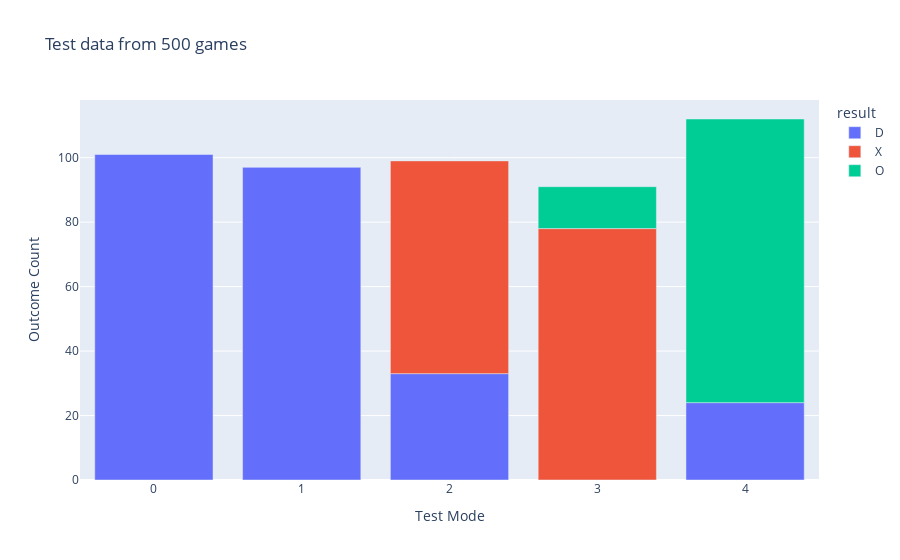

Here is the notebook cell this chart was saved with:
### Code cell
bar = px.bar(sorted_data,
            x = 'test_mode',
            y = 'count',
            color = 'result',
            title = f"Test data from {int(game_count)} games")

bar.update_layout(xaxis_title = 'Test Mode',
                  yaxis_title = 'Outcome Count')

### Figure 1 — Plotly figure (JSON) as saved in the notebook; plotly's stock layout.template omitted (floating-point values rounded to 4 significant figures)
{"data": [{"alignmentgroup": "True", "hovertemplate": "result=D<br>test_mode=%{x}<br>count=%{y}<extra></extra>", "legendgroup": "D", "marker": {"color": "#636efa", "pattern": {"shape": ""}}, "name": "D", "offsetgroup": "D", "orientation": "v", "showlegend": true, "textposition": "auto", "type": "bar", "x": [0, 1, 2, 4], "xaxis": "x", "y": [101, 97, 33, 24], "yaxis": "y"}, {"alignmentgroup": "True", "hovertemplate": "result=X<br>test_mode=%{x}<br>count=%{y}<extra></extra>", "legendgroup": "X", "marker": {"color": "#EF553B", "pattern": {"shape": ""}}, "name": "X", "offsetgroup": "X", "orientation": "v", "showlegend": true, "textposition": "auto", "type": "bar", "x": [2, 3], "xaxis": "x", "y": [66, 78], "yaxis": "y"}, {"alignmentgroup": "True", "hovertemplate": "result=O<br>test_mode=%{x}<br>count=%{y}<extra></extra>", "legendgroup": "O", "marker": {"color": "#00cc96", "pattern": {"shape": ""}}, "name": "O", "offsetgroup": "O", "orientation": "v", "showlegend": true, "textposition": "auto", "type": "bar", "x": [3, 4], "xaxis": "x", "y": [13, 88], "yaxis": "y"}], "layout": {"barmode": "relative", "legend": {"title": {"text": "result"}, "tracegroupgap": 0}, "title": {"text": "Test data from 500 games"}, "xaxis": {"anchor": "y", "domain": [0, 1], "title": {"text": "Test Mode"}}, "yaxis": {"anchor": "x", "domain": [0, 1], "title": {"text": "Outcome Count"}}}}
